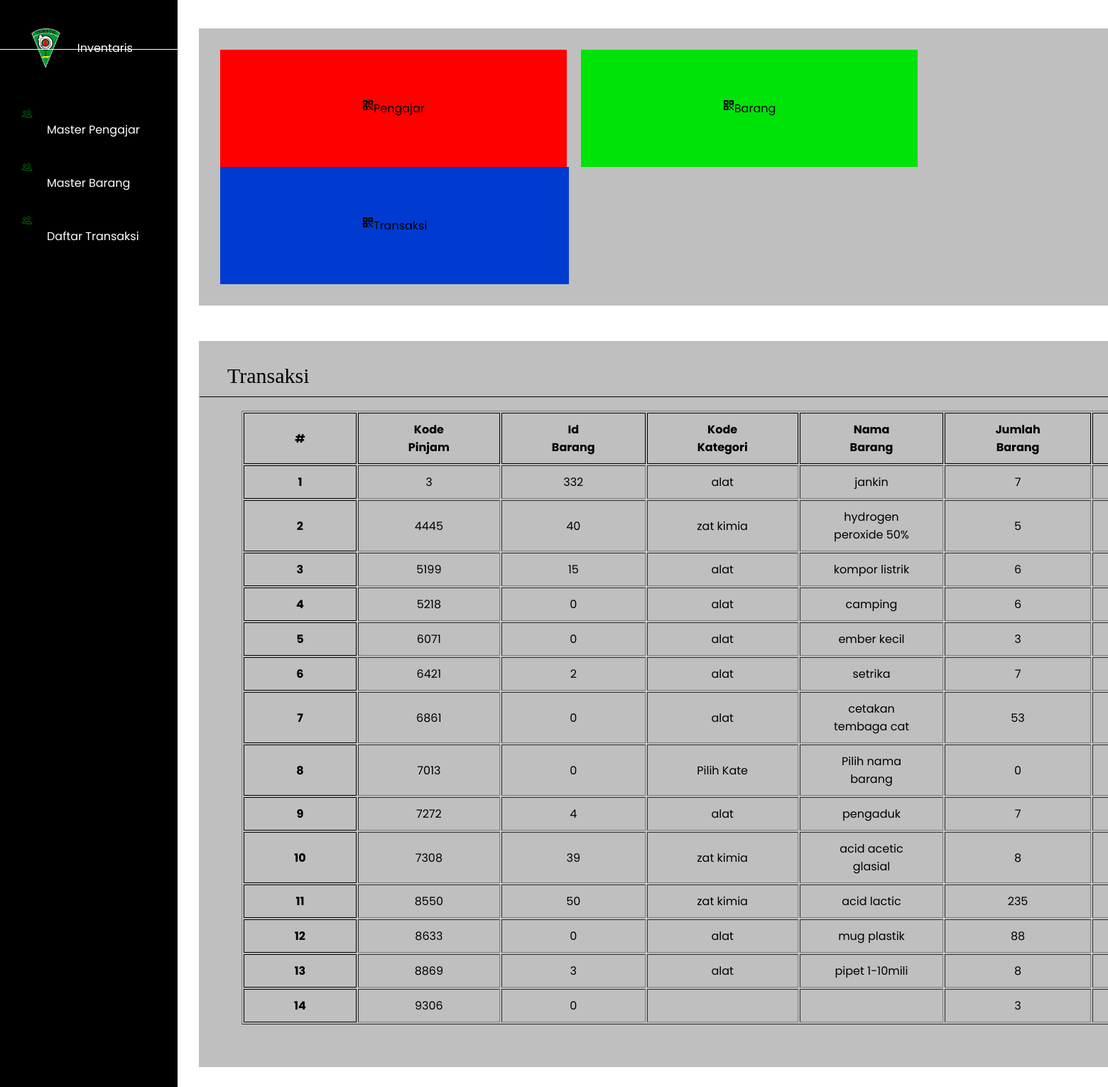
The app's page /PWPBQUIZ/tampilan.php with its own data.
### tables this page shows
CREATE TABLE `transaksi` (
  `KodePinjam` int(5) NOT NULL,
  `IdBarang` int(11) NOT NULL,
  `KodeKategori` varchar(10) NOT NULL,
  `NamaBarang` varchar(50) NOT NULL,
  `JumlahBarang` int(7) NOT NULL,
  `NamaPeminjam` varchar(25) NOT NULL,
  `WaktuPinjam` varchar(15) NOT NULL,
  `WaktuKembali` varchar(15) NOT NULL,
  `Keterangan` varchar(25) NOT NULL
);

### PWPBQUIZ/tampilan.php (the view, shortened to what this page needs)
<!DOCTYPE html>
<html lang="en">
  <head>
    <link rel="stylesheet" href="css/st.css" />
  </head>
  <body>
    <nav>
    <div class="container">
      <div class="navigation">
        <div class="inventaris-text">
          <img src="foto/logo.png" alt="">
            <p>Inventaris</p>
        </div>
        <div class="menu-toggle"></div>
        <ul class="list">
          <li>
            <div class="icon">
              <ion-icon name="people-outline"></ion-icon>
            </div>
              <a href="#">Master Pengajar</a>
          </li>
          <li>
            <div class="icon">
              <ion-icon name="people-outline"></ion-icon>
            </div>
            <a href="#">Master Barang</a>
          </li>
          <li>
            <div class="icon">
              <ion-icon name="people-outline"></ion-icon>
            </div>
            <a href="#">Daftar Transaksi</a>
          </li>
        </ul>
      </div>
    </div>
    </nav>
    <section>
      <div class="diatas-barang">
        <div class="menubarang">
            <div class="menbar" style="background-color: red;">
              <ion-icon name="qr-code"></ion-icon>
              <div class="text2">Pengajar</div>
            </div>
            <div class="menbar" style="background-color: #00E309">
              <ion-icon name="qr-code"></ion-icon>
              <div class="text2">Barang</div>
            </div>
            <div class="menbar" style="background-color: #003BD1">
              <ion-icon name="qr-code"></ion-icon>
              <div class="text2">Transaksi</div>
            </div>
        </div>
      </div>
    </section>
    <section>
      <div class="transaksi-table">
        <div class="table-barang">
          <div class="tekx">Transaksi</div>
          <div class="garis"></div>
          <div class="table">
            <table border="1" style="width: 100%;">
              <tr>
                <th>#</th>
                <th>Kode Pinjam</th>
                <th>Id Barang</th>
                <th>Kode Kategori</th>
                <th>Nama Barang</th>
                <th>Jumlah Barang</th>
                <th>Nama Peminjam</th>
              </tr>
              <?php
                include "proses/koneksi_db.php";
                $no = 1;
                $queri = "select * from transaksi";
                $hasil = mysqli_query($koneksi, $queri);
                while ($data = mysqli_fetch_array($hasil)) {
                      echo "<tr><th>".$no."</th>
                      <td>".$data['KodePinjam']. "</td>
                      <td>" .$data['IdBarang']. "</td>
                      <td>" .$data['KodeKategori']. "</td>
                      <td>" .$data['NamaBarang']. "</td>
                      <td>".$data['JumlahBarang']. "</td>
                      <td>" .$data['NamaPeminjam']. "</td>
                      <td>" .$data['WaktuPinjam']. "</td>
                      <td>" .$data['WaktuKembali']. "</td>
                      <td>".$data['Keterangan']. "</td></tr>";
                      $no++;
                    }
              ?>
            </table>
          </div>
        </div>
      </div>
    </section>
  </body>
</html>

### PWPBQUIZ/css/st.css (style rules this page uses)
* { margin: 0; padding: 0; box-sizing: border-box; font-family: 'Poppins',sans-serif; }
.navigation { position: fixed; inset: 0 50px 0px 0px; width: 250px; min-height: 200px; background:black; }
.navigation .menu-toggle { position: absolute; top: 0; left: 0; width: 100%; height: 70px; border-bottom: 1px solid #fff; cursor: pointer; display: flex; justify-content: flex-start; align-items: center; padding: 0 20px; }
.navigation .list li { list-style: none; padding: 5px 30px; display: flex; justify-content: left; color: green; align-items: flex-start; }
.navigation .list li a { text-decoration: none; padding: -10px 20px; margin: 20px 20px; color: #fff; }
.inventaris-text { width: 50%; height: 10%; display: flex; align-items: center; padding: 0px 20px 0px; margin-top: -10px; color: #fff; }
.inventaris-text img { width: 150px; height: 60px; display: flex; align-items: center; justify-content: center; align-items: center; }
.diatas-barang { background-color: rgba(0, 0, 0, 0.25); width: 83%; display: flex; align-items: flex-end; margin: 40px 280px; padding: 30px 10px; }
.menbar { padding: 70px 200px; display: flex; margin-left: 20px; align-items: flex-start; float: left; }
.transaksi-table { background-color: rgba(0, 0, 0, 0.25); width: 83%; display: flex; margin: 50px 280px; padding: 30px 10px; }
.table { padding: 30px 50px; }
.garis { border-bottom: 1px solid black; position: absolute; display: flex; justify-content: center; }
.table th { border: 1px solid; padding: 10px 70px; }
.table td { padding: 10px 40px; text-align: center; }
.garis { border-bottom: 1px solid black; width: 83%; height: 5px; padding: 5px ; margin: 0px -9px; }
.tekx { font-size: 30px; font-family:'Times New Roman', Times, serif; padding: 2px 30px; }
a { text-decoration: none; }

### records on screen
transaksi: KodePinjam "3", IdBarang "332", KodeKategori "alat", NamaBarang "jankin", JumlahBarang "7"
transaksi: KodePinjam "4445", IdBarang "40", KodeKategori "zat kimia", NamaBarang "hydrogen peroxide 50%", JumlahBarang "5"
transaksi: KodePinjam "5199", IdBarang "15", KodeKategori "alat", NamaBarang "kompor listrik", JumlahBarang "6"
transaksi: KodePinjam "5218", IdBarang "0", KodeKategori "alat", NamaBarang "camping", JumlahBarang "6"
transaksi: KodePinjam "6071", IdBarang "0", KodeKategori "alat", NamaBarang "ember kecil", JumlahBarang "3"
transaksi: KodePinjam "6421", IdBarang "2", KodeKategori "alat", NamaBarang "setrika", JumlahBarang "7"
transaksi: KodePinjam "6861", IdBarang "0", KodeKategori "alat", NamaBarang "cetakan tembaga cat", JumlahBarang "53"
transaksi: KodePinjam "7013", IdBarang "0", KodeKategori "Pilih Kate", NamaBarang "Pilih nama barang", JumlahBarang "0"
transaksi: KodePinjam "7272", IdBarang "4", KodeKategori "alat", NamaBarang "pengaduk", JumlahBarang "7"
transaksi: KodePinjam "7308", IdBarang "39", KodeKategori "zat kimia", NamaBarang "acid acetic glasial", JumlahBarang "8"
transaksi: KodePinjam "8550", IdBarang "50", KodeKategori "zat kimia", NamaBarang "acid lactic", JumlahBarang "235"
transaksi: KodePinjam "8633", IdBarang "0", KodeKategori "alat", NamaBarang "mug plastik", JumlahBarang "88"
transaksi: KodePinjam "8869", IdBarang "3", KodeKategori "alat", NamaBarang "pipet 1-10mili", JumlahBarang "8"
transaksi: KodePinjam "9306", IdBarang "0", JumlahBarang "3"
